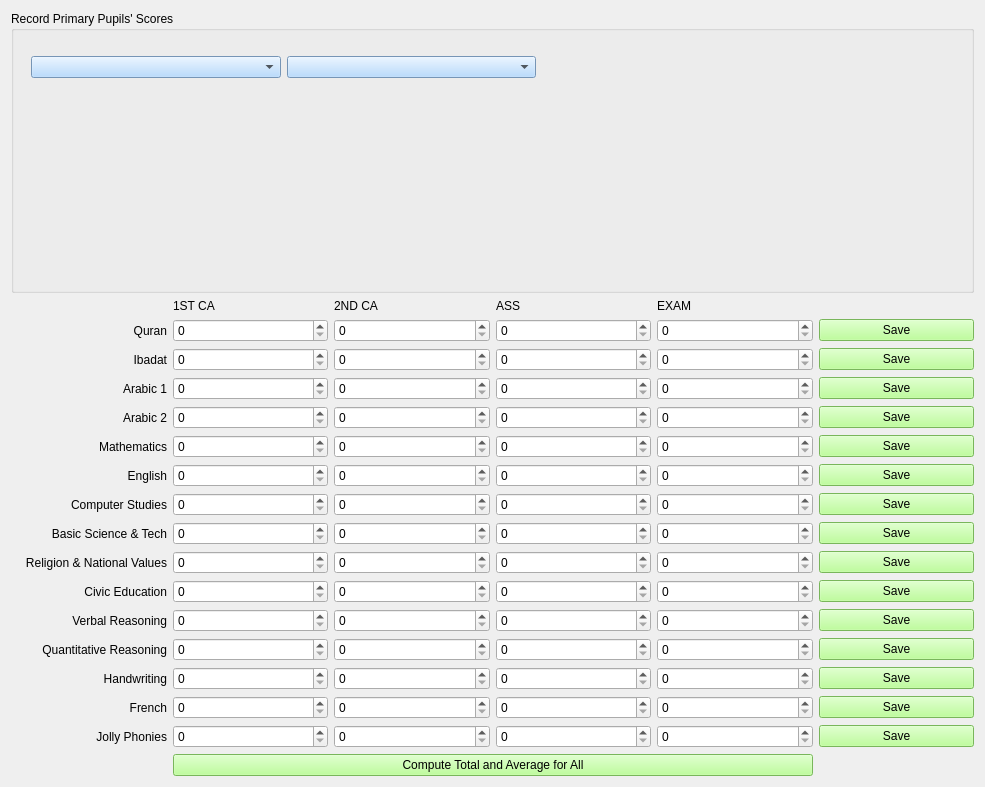
<?xml version="1.0" encoding="UTF-8"?>
<ui version="4.0">
 <class>PriScoreRec3rdForm</class>
 <widget class="QWidget" name="PriScoreRec3rdForm">
  <property name="geometry">
   <rect>
    <x>0</x>
    <y>0</y>
    <width>985</width>
    <height>787</height>
   </rect>
  </property>
  <property name="windowTitle">
   <string>Primary Scores (Third Term)</string>
  </property>
  <property name="windowIcon">
   <iconset>
    <normaloff>score_icon.png</normaloff>score_icon.png</iconset>
  </property>
  <property name="styleSheet">
   <string notr="true">font: 12pt &quot;MS Shell Dlg 2&quot;;

QPushButton{
background-color: rgb(170, 255, 127);
}
</string>
  </property>
  <layout class="QHBoxLayout" name="horizontalLayout_2">
   <item>
    <layout class="QVBoxLayout" name="verticalLayout">
     <item>
      <widget class="QGroupBox" name="groupBox">
       <property name="styleSheet">
        <string notr="true">QComboBox{
background-color: rgb(165, 209, 255);
}</string>
       </property>
       <property name="title">
        <string>Record Primary Pupils' Scores</string>
       </property>
       <widget class="QWidget" name="layoutWidget">
        <property name="geometry">
         <rect>
          <x>20</x>
          <y>40</y>
          <width>761</width>
          <height>32</height>
         </rect>
        </property>
        <layout class="QHBoxLayout" name="horizontalLayout">
         <item>
          <widget class="QComboBox" name="class_comboBox"/>
         </item>
         <item>
          <widget class="QComboBox" name="stud_adm_no_comboBox"/>
         </item>
         <item>
          <widget class="QLabel" name="name_label">
           <property name="styleSheet">
            <string notr="true">QComboBox{
background-color: rgb(166, 180, 255);
}</string>
           </property>
           <property name="text">
            <string/>
           </property>
          </widget>
         </item>
        </layout>
       </widget>
      </widget>
     </item>
     <item>
      <layout class="QGridLayout" name="gridLayout">
       <item row="5" column="2">
        <widget class="QDoubleSpinBox" name="math_c2_spin">
         <property name="decimals">
          <number>0</number>
         </property>
        </widget>
       </item>
       <item row="1" column="2">
        <widget class="QDoubleSpinBox" name="qur_c2_spin">
         <property name="decimals">
          <number>0</number>
         </property>
        </widget>
       </item>
       <item row="4" column="4">
        <widget class="QDoubleSpinBox" name="arabic2_exam_spin">
         <property name="decimals">
          <number>0</number>
         </property>
        </widget>
       </item>
       <item row="5" column="4">
        <widget class="QDoubleSpinBox" name="math_exam_spin">
         <property name="decimals">
          <number>0</number>
         </property>
        </widget>
       </item>
       <item row="5" column="5">
        <widget class="QPushButton" name="math_score_btn">
         <property name="styleSheet">
          <string notr="true">background-color: rgb(170, 255, 127);</string>
         </property>
         <property name="text">
          <string>Save</string>
         </property>
        </widget>
       </item>
       <item row="0" column="2">
        <widget class="QLabel" name="label_5">
         <property name="text">
          <string>2ND CA</string>
         </property>
        </widget>
       </item>
       <item row="6" column="3">
        <widget class="QDoubleSpinBox" name="eng_ass_spin">
         <property name="decimals">
          <number>0</number>
         </property>
        </widget>
       </item>
       <item row="6" column="4">
        <widget class="QDoubleSpinBox" name="eng_exam_spin">
         <property name="decimals">
          <number>0</number>
         </property>
        </widget>
       </item>
       <item row="2" column="2">
        <widget class="QDoubleSpinBox" name="ibadat_c2_spin">
         <property name="decimals">
          <number>0</number>
         </property>
        </widget>
       </item>
       <item row="2" column="4">
        <widget class="QDoubleSpinBox" name="ibadat_exam_spin">
         <property name="decimals">
          <number>0</number>
         </property>
        </widget>
       </item>
       <item row="1" column="5">
        <widget class="QPushButton" name="qur_score_btn">
         <property name="styleSheet">
          <string notr="true">background-color: rgb(170, 255, 127);</string>
         </property>
         <property name="text">
          <string>Save</string>
         </property>
        </widget>
       </item>
       <item row="2" column="1">
        <widget class="QDoubleSpinBox" name="ibadat_c1_spin">
         <property name="decimals">
          <number>0</number>
         </property>
        </widget>
       </item>
       <item row="3" column="2">
        <widget class="QDoubleSpinBox" name="arabic1_c2_spin">
         <property name="decimals">
          <number>0</number>
         </property>
        </widget>
       </item>
       <item row="1" column="0">
        <widget class="QLabel" name="label">
         <property name="text">
          <string>Quran</string>
         </property>
         <property name="alignment">
          <set>Qt::AlignRight|Qt::AlignTrailing|Qt::AlignVCenter</set>
         </property>
        </widget>
       </item>
       <item row="4" column="2">
        <widget class="QDoubleSpinBox" name="arabic2_c2_spin">
         <property name="decimals">
          <number>0</number>
         </property>
        </widget>
       </item>
       <item row="5" column="1">
        <widget class="QDoubleSpinBox" name="math_c1_spin">
         <property name="decimals">
          <number>0</number>
         </property>
        </widget>
       </item>
       <item row="7" column="0">
        <widget class="QLabel" name="label_22">
         <property name="text">
          <string>Computer Studies</string>
         </property>
         <property name="alignment">
          <set>Qt::AlignRight|Qt::AlignTrailing|Qt::AlignVCenter</set>
         </property>
        </widget>
       </item>
       <item row="7" column="1">
        <widget class="QDoubleSpinBox" name="comp_c1_spin">
         <property name="decimals">
          <number>0</number>
         </property>
        </widget>
       </item>
       <item row="3" column="1">
        <widget class="QDoubleSpinBox" name="arabic1_c1_spin">
         <property name="decimals">
          <number>0</number>
         </property>
        </widget>
       </item>
       <item row="5" column="3">
        <widget class="QDoubleSpinBox" name="math_ass_spin">
         <property name="decimals">
          <number>0</number>
         </property>
        </widget>
       </item>
       <item row="4" column="3">
        <widget class="QDoubleSpinBox" name="arabic2_ass_spin">
         <property name="decimals">
          <number>0</number>
         </property>
        </widget>
       </item>
       <item row="6" column="1">
        <widget class="QDoubleSpinBox" name="eng_c1_spin">
         <property name="decimals">
          <number>0</number>
         </property>
        </widget>
       </item>
       <item row="6" column="5">
        <widget class="QPushButton" name="eng_score_btn">
         <property name="styleSheet">
          <string notr="true">background-color: rgb(170, 255, 127);</string>
         </property>
         <property name="text">
          <string>Save</string>
         </property>
        </widget>
       </item>
       <item row="7" column="2">
        <widget class="QDoubleSpinBox" name="comp_c2_spin">
         <property name="decimals">
          <number>0</number>
         </property>
        </widget>
       </item>
       <item row="7" column="3">
        <widget class="QDoubleSpinBox" name="comp_ass_spin">
         <property name="decimals">
          <number>0</number>
         </property>
        </widget>
       </item>
       <item row="7" column="4">
        <widget class="QDoubleSpinBox" name="comp_exam_spin">
         <property name="decimals">
          <number>0</number>
         </property>
        </widget>
       </item>
       <item row="2" column="3">
        <widget class="QDoubleSpinBox" name="ibadat_ass_spin">
         <property name="decimals">
          <number>0</number>
         </property>
        </widget>
       </item>
       <item row="6" column="0">
        <widget class="QLabel" name="label_21">
         <property name="text">
          <string>English</string>
         </property>
         <property name="alignment">
          <set>Qt::AlignRight|Qt::AlignTrailing|Qt::AlignVCenter</set>
         </property>
        </widget>
       </item>
       <item row="1" column="4">
        <widget class="QDoubleSpinBox" name="qur_exam_spin">
         <property name="decimals">
          <number>0</number>
         </property>
        </widget>
       </item>
       <item row="4" column="0">
        <widget class="QLabel" name="label_8">
         <property name="text">
          <string>Arabic 2</string>
         </property>
         <property name="alignment">
          <set>Qt::AlignRight|Qt::AlignTrailing|Qt::AlignVCenter</set>
         </property>
        </widget>
       </item>
       <item row="6" column="2">
        <widget class="QDoubleSpinBox" name="eng_c2_spin">
         <property name="decimals">
          <number>0</number>
         </property>
        </widget>
       </item>
       <item row="5" column="0">
        <widget class="QLabel" name="label_20">
         <property name="text">
          <string>Mathematics</string>
         </property>
         <property name="alignment">
          <set>Qt::AlignRight|Qt::AlignTrailing|Qt::AlignVCenter</set>
         </property>
        </widget>
       </item>
       <item row="3" column="3">
        <widget class="QDoubleSpinBox" name="arabic1_ass_spin">
         <property name="decimals">
          <number>0</number>
         </property>
        </widget>
       </item>
       <item row="3" column="4">
        <widget class="QDoubleSpinBox" name="arabic1_exam_spin">
         <property name="decimals">
          <number>0</number>
         </property>
        </widget>
       </item>
       <item row="0" column="4">
        <widget class="QLabel" name="label_4">
         <property name="text">
          <string>EXAM</string>
         </property>
        </widget>
       </item>
       <item row="1" column="3">
        <widget class="QDoubleSpinBox" name="qur_ass_spin">
         <property name="decimals">
          <number>0</number>
         </property>
        </widget>
       </item>
       <item row="2" column="0">
        <widget class="QLabel" name="label_2">
         <property name="text">
          <string>Ibadat</string>
         </property>
         <property name="alignment">
          <set>Qt::AlignRight|Qt::AlignTrailing|Qt::AlignVCenter</set>
         </property>
        </widget>
       </item>
       <item row="2" column="5">
        <widget class="QPushButton" name="ibadat_score_btn">
         <property name="styleSheet">
          <string notr="true">background-color: rgb(170, 255, 127);</string>
         </property>
         <property name="text">
          <string>Save</string>
         </property>
        </widget>
       </item>
       <item row="3" column="0">
        <widget class="QLabel" name="label_3">
         <property name="text">
          <string>Arabic 1</string>
         </property>
         <property name="alignment">
          <set>Qt::AlignRight|Qt::AlignTrailing|Qt::AlignVCenter</set>
         </property>
        </widget>
       </item>
       <item row="0" column="3">
        <widget class="QLabel" name="label_7">
         <property name="text">
          <string>ASS</string>
         </property>
        </widget>
       </item>
       <item row="0" column="1">
        <widget class="QLabel" name="label_6">
         <property name="text">
          <string>1ST CA</string>
         </property>
        </widget>
       </item>
       <item row="3" column="5">
        <widget class="QPushButton" name="arabic1_score_btn">
         <property name="styleSheet">
          <string notr="true">background-color: rgb(170, 255, 127);</string>
         </property>
         <property name="text">
          <string>Save</string>
         </property>
        </widget>
       </item>
       <item row="4" column="1">
        <widget class="QDoubleSpinBox" name="arabic2_c1_spin">
         <property name="decimals">
          <number>0</number>
         </property>
        </widget>
       </item>
       <item row="4" column="5">
        <widget class="QPushButton" name="arabic2_score_btn">
         <property name="styleSheet">
          <string notr="true">background-color: rgb(170, 255, 127);</string>
         </property>
         <property name="text">
          <string>Save</string>
         </property>
        </widget>
       </item>
       <item row="1" column="1">
        <widget class="QDoubleSpinBox" name="qur_c1_spin">
         <property name="decimals">
          <number>0</number>
         </property>
        </widget>
       </item>
       <item row="11" column="0">
        <widget class="QLabel" name="label_17">
         <property name="text">
          <string>Verbal Reasoning</string>
         </property>
         <property name="alignment">
          <set>Qt::AlignRight|Qt::AlignTrailing|Qt::AlignVCenter</set>
         </property>
        </widget>
       </item>
       <item row="12" column="3">
        <widget class="QDoubleSpinBox" name="quant_ass_spin">
         <property name="decimals">
          <number>0</number>
         </property>
        </widget>
       </item>
       <item row="8" column="1">
        <widget class="QDoubleSpinBox" name="bas_sc_c1_spin">
         <property name="decimals">
          <number>0</number>
         </property>
        </widget>
       </item>
       <item row="9" column="5">
        <widget class="QPushButton" name="religion_score_btn">
         <property name="styleSheet">
          <string notr="true">background-color: rgb(170, 255, 127);</string>
         </property>
         <property name="text">
          <string>Save</string>
         </property>
        </widget>
       </item>
       <item row="10" column="4">
        <widget class="QDoubleSpinBox" name="civic_exam_spin">
         <property name="decimals">
          <number>0</number>
         </property>
        </widget>
       </item>
       <item row="8" column="4">
        <widget class="QDoubleSpinBox" name="bas_sc_exam_spin">
         <property name="decimals">
          <number>0</number>
         </property>
        </widget>
       </item>
       <item row="11" column="3">
        <widget class="QDoubleSpinBox" name="verbal_ass_spin">
         <property name="decimals">
          <number>0</number>
         </property>
        </widget>
       </item>
       <item row="10" column="1">
        <widget class="QDoubleSpinBox" name="civic_c1_spin">
         <property name="decimals">
          <number>0</number>
         </property>
        </widget>
       </item>
       <item row="8" column="3">
        <widget class="QDoubleSpinBox" name="bas_sc_ass_spin">
         <property name="decimals">
          <number>0</number>
         </property>
        </widget>
       </item>
       <item row="10" column="5">
        <widget class="QPushButton" name="civic_score_btn">
         <property name="styleSheet">
          <string notr="true">background-color: rgb(170, 255, 127);</string>
         </property>
         <property name="text">
          <string>Save</string>
         </property>
        </widget>
       </item>
       <item row="11" column="5">
        <widget class="QPushButton" name="verbal_score_btn">
         <property name="styleSheet">
          <string notr="true">background-color: rgb(170, 255, 127);</string>
         </property>
         <property name="text">
          <string>Save</string>
         </property>
        </widget>
       </item>
       <item row="12" column="0">
        <widget class="QLabel" name="label_18">
         <property name="text">
          <string>Quantitative Reasoning</string>
         </property>
         <property name="alignment">
          <set>Qt::AlignRight|Qt::AlignTrailing|Qt::AlignVCenter</set>
         </property>
        </widget>
       </item>
       <item row="7" column="5">
        <widget class="QPushButton" name="comp_score_btn">
         <property name="styleSheet">
          <string notr="true">background-color: rgb(170, 255, 127);</string>
         </property>
         <property name="text">
          <string>Save</string>
         </property>
        </widget>
       </item>
       <item row="12" column="2">
        <widget class="QDoubleSpinBox" name="quant_c2_spin">
         <property name="decimals">
          <number>0</number>
         </property>
        </widget>
       </item>
       <item row="13" column="0">
        <widget class="QLabel" name="label_28">
         <property name="text">
          <string>Handwriting</string>
         </property>
         <property name="alignment">
          <set>Qt::AlignRight|Qt::AlignTrailing|Qt::AlignVCenter</set>
         </property>
        </widget>
       </item>
       <item row="11" column="1">
        <widget class="QDoubleSpinBox" name="verbal_c1_spin">
         <property name="decimals">
          <number>0</number>
         </property>
        </widget>
       </item>
       <item row="13" column="1">
        <widget class="QDoubleSpinBox" name="handwriting_c1_spin">
         <property name="decimals">
          <number>0</number>
         </property>
        </widget>
       </item>
       <item row="13" column="3">
        <widget class="QDoubleSpinBox" name="handwriting_ass_spin">
         <property name="decimals">
          <number>0</number>
         </property>
        </widget>
       </item>
       <item row="8" column="5">
        <widget class="QPushButton" name="bas_sc_score_btn">
         <property name="styleSheet">
          <string notr="true">background-color: rgb(170, 255, 127);</string>
         </property>
         <property name="text">
          <string>Save</string>
         </property>
        </widget>
       </item>
       <item row="13" column="4">
        <widget class="QDoubleSpinBox" name="handwriting_exam_spin">
         <property name="decimals">
          <number>0</number>
         </property>
        </widget>
       </item>
       <item row="13" column="5">
        <widget class="QPushButton" name="handwriting_score_btn">
         <property name="styleSheet">
          <string notr="true">background-color: rgb(170, 255, 127);</string>
         </property>
         <property name="text">
          <string>Save</string>
         </property>
        </widget>
       </item>
       <item row="14" column="0">
        <widget class="QLabel" name="label_29">
         <property name="text">
          <string>French</string>
         </property>
         <property name="alignment">
          <set>Qt::AlignRight|Qt::AlignTrailing|Qt::AlignVCenter</set>
         </property>
        </widget>
       </item>
       <item row="14" column="2">
        <widget class="QDoubleSpinBox" name="french_c2_spin">
         <property name="decimals">
          <number>0</number>
         </property>
        </widget>
       </item>
       <item row="10" column="0">
        <widget class="QLabel" name="label_16">
         <property name="text">
          <string>Civic Education</string>
         </property>
         <property name="alignment">
          <set>Qt::AlignRight|Qt::AlignTrailing|Qt::AlignVCenter</set>
         </property>
        </widget>
       </item>
       <item row="14" column="3">
        <widget class="QDoubleSpinBox" name="french_ass_spin">
         <property name="decimals">
          <number>0</number>
         </property>
        </widget>
       </item>
       <item row="14" column="4">
        <widget class="QDoubleSpinBox" name="french_exam_spin">
         <property name="decimals">
          <number>0</number>
         </property>
        </widget>
       </item>
       <item row="14" column="5">
        <widget class="QPushButton" name="french_score_btn">
         <property name="styleSheet">
          <string notr="true">background-color: rgb(170, 255, 127);</string>
         </property>
         <property name="text">
          <string>Save</string>
         </property>
        </widget>
       </item>
       <item row="15" column="0">
        <widget class="QLabel" name="label_30">
         <property name="text">
          <string>Jolly Phonies</string>
         </property>
         <property name="alignment">
          <set>Qt::AlignRight|Qt::AlignTrailing|Qt::AlignVCenter</set>
         </property>
        </widget>
       </item>
       <item row="15" column="1">
        <widget class="QDoubleSpinBox" name="jolly_c1_spin">
         <property name="decimals">
          <number>0</number>
         </property>
        </widget>
       </item>
       <item row="15" column="2">
        <widget class="QDoubleSpinBox" name="jolly_c2_spin">
         <property name="decimals">
          <number>0</number>
         </property>
        </widget>
       </item>
       <item row="15" column="3">
        <widget class="QDoubleSpinBox" name="jolly_ass_spin">
         <property name="decimals">
          <number>0</number>
         </property>
        </widget>
       </item>
       <item row="11" column="4">
        <widget class="QDoubleSpinBox" name="verbal_exam_spin">
         <property name="decimals">
          <number>0</number>
         </property>
        </widget>
       </item>
       <item row="9" column="2">
        <widget class="QDoubleSpinBox" name="religion_c2_spin">
         <property name="decimals">
          <number>0</number>
         </property>
        </widget>
       </item>
       <item row="9" column="3">
        <widget class="QDoubleSpinBox" name="religion_ass_spin">
         <property name="decimals">
          <number>0</number>
         </property>
        </widget>
       </item>
       <item row="15" column="4">
        <widget class="QDoubleSpinBox" name="jolly_exam_spin">
         <property name="decimals">
          <number>0</number>
         </property>
        </widget>
       </item>
       <item row="12" column="5">
        <widget class="QPushButton" name="quant_score_btn">
         <property name="styleSheet">
          <string notr="true">background-color: rgb(170, 255, 127);</string>
         </property>
         <property name="text">
          <string>Save</string>
         </property>
        </widget>
       </item>
       <item row="9" column="1">
        <widget class="QDoubleSpinBox" name="religion_c1_spin">
         <property name="decimals">
          <number>0</number>
         </property>
        </widget>
       </item>
       <item row="12" column="4">
        <widget class="QDoubleSpinBox" name="quant_exam_spin">
         <property name="decimals">
          <number>0</number>
         </property>
        </widget>
       </item>
       <item row="13" column="2">
        <widget class="QDoubleSpinBox" name="handwriting_c2_spin">
         <property name="decimals">
          <number>0</number>
         </property>
        </widget>
       </item>
       <item row="14" column="1">
        <widget class="QDoubleSpinBox" name="french_c1_spin">
         <property name="decimals">
          <number>0</number>
         </property>
        </widget>
       </item>
       <item row="15" column="5">
        <widget class="QPushButton" name="jolly_score_btn">
         <property name="styleSheet">
          <string notr="true">background-color: rgb(170, 255, 127);</string>
         </property>
         <property name="text">
          <string>Save</string>
         </property>
        </widget>
       </item>
       <item row="16" column="1" colspan="4">
        <widget class="QPushButton" name="tot_avg_btn">
         <property name="styleSheet">
          <string notr="true">background-color: rgb(170, 255, 127);
</string>
         </property>
         <property name="text">
          <string>Compute Total and Average for All</string>
         </property>
        </widget>
       </item>
       <item row="8" column="2">
        <widget class="QDoubleSpinBox" name="bas_sc_c2_spin">
         <property name="decimals">
          <number>0</number>
         </property>
        </widget>
       </item>
       <item row="9" column="0">
        <widget class="QLabel" name="label_23">
         <property name="text">
          <string>Religion &amp; National Values</string>
         </property>
         <property name="alignment">
          <set>Qt::AlignRight|Qt::AlignTrailing|Qt::AlignVCenter</set>
         </property>
        </widget>
       </item>
       <item row="10" column="3">
        <widget class="QDoubleSpinBox" name="civic_ass_spin">
         <property name="decimals">
          <number>0</number>
         </property>
        </widget>
       </item>
       <item row="10" column="2">
        <widget class="QDoubleSpinBox" name="civic_c2_spin">
         <property name="decimals">
          <number>0</number>
         </property>
        </widget>
       </item>
       <item row="8" column="0">
        <widget class="QLabel" name="label_19">
         <property name="text">
          <string>Basic Science &amp; Tech</string>
         </property>
         <property name="alignment">
          <set>Qt::AlignRight|Qt::AlignTrailing|Qt::AlignVCenter</set>
         </property>
        </widget>
       </item>
       <item row="11" column="2">
        <widget class="QDoubleSpinBox" name="verbal_c2_spin">
         <property name="decimals">
          <number>0</number>
         </property>
        </widget>
       </item>
       <item row="12" column="1">
        <widget class="QDoubleSpinBox" name="quant_c1_spin">
         <property name="decimals">
          <number>0</number>
         </property>
        </widget>
       </item>
       <item row="9" column="4">
        <widget class="QDoubleSpinBox" name="religion_exam_spin">
         <property name="decimals">
          <number>0</number>
         </property>
        </widget>
       </item>
      </layout>
     </item>
    </layout>
   </item>
  </layout>
 </widget>
 <resources/>
 <connections/>
</ui>
